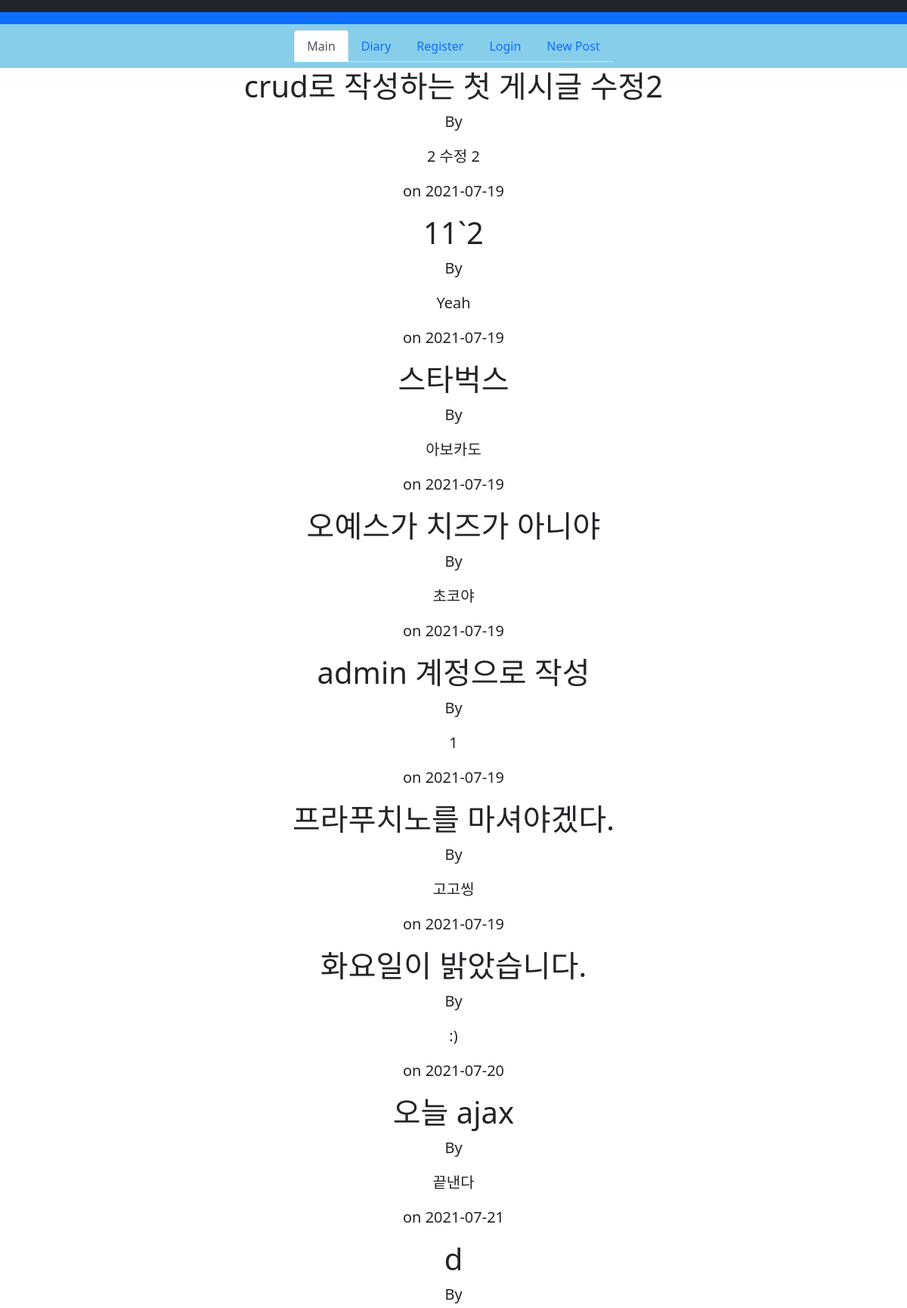
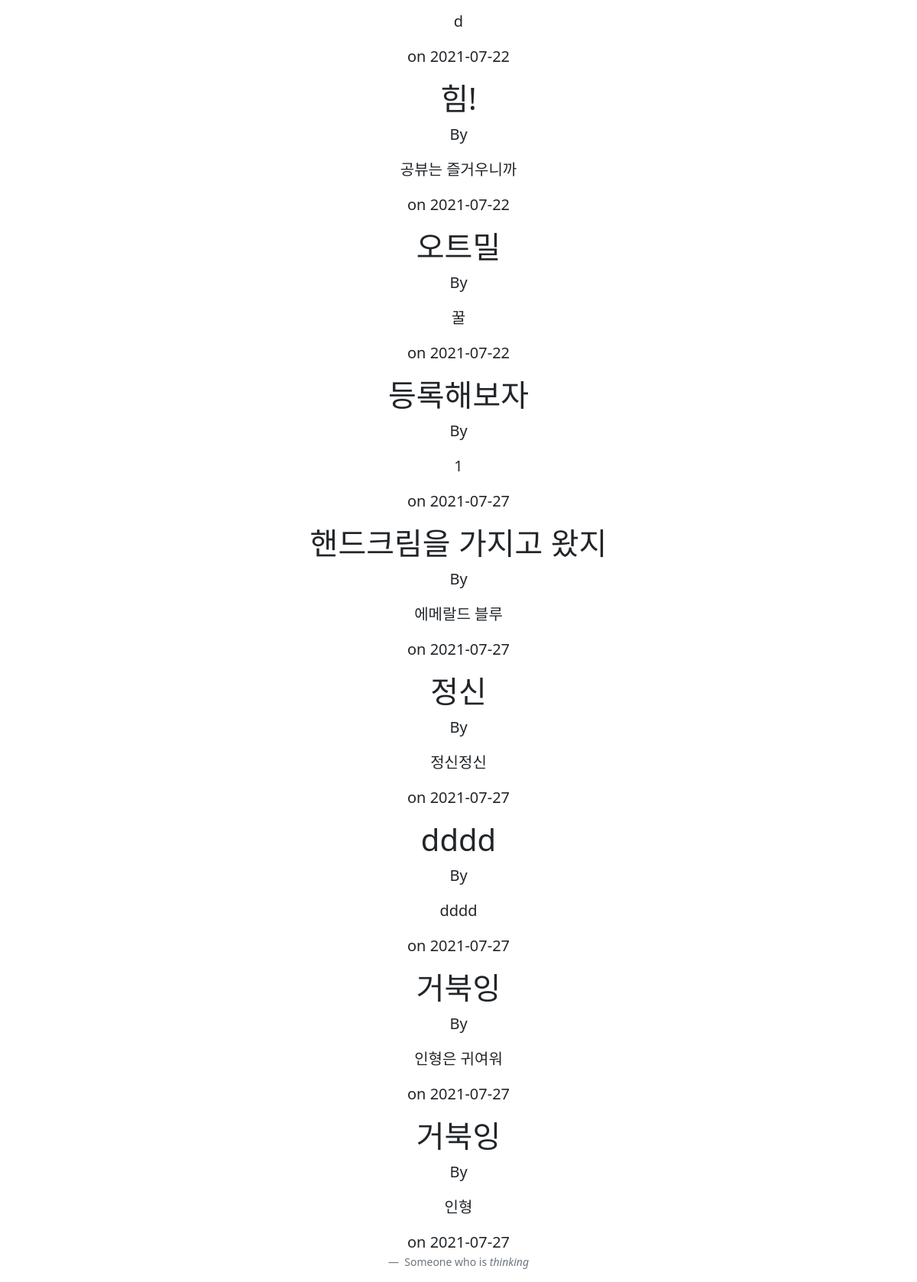
Screenshot of /diary-detail with the database file from the repository (2 pictures, top to bottom).
### flaskblog/models.py (models this page shows, shortened)
class Post(db.Model):
	id = db.Column(db.Integer, primary_key=True)
	title = db.Column(db.String(100), nullable = False)
	date_posted = db.Column(db.DateTime, nullable = False, default=datetime.utcnow())
	content = db.Column(db.Text, nullable=False)
	user_id = db.Column(db.Integer, db.ForeignKey('user.id'), nullable=False)

### flaskblog/routes.py (the view)
@app.route("/diary-detail")
def diaryDetail():
	posts = Post.query.all()
	return render_template('diary-detail.html', posts = posts)

### flaskblog/templates/diary-detail.html
{% extends "layout.html" %}
{% block content %}
    {% for post in posts %}
        <h1>{{ post.title }}</h1>
        <p> By {{ post.author.username}}</p>
        <p> {{ post.content }} </p>
        <p> on {{ post.date_posted.strftime('%Y-%m-%d') }} </p>
    {%  endfor%}
{% endblock content %}

### rows the page displays
Post: title "crud로 작성하는 첫 게시글 수정2", content "2 수정 2", date_posted "2021-07-19"
Post: title "11`2", content "Yeah", date_posted "2021-07-19"
Post: title "스타벅스", content "아보카도", date_posted "2021-07-19"
Post: title "오예스가 치즈가 아니야", content "초코야", date_posted "2021-07-19"
Post: title "admin 계정으로 작성", content "1", date_posted "2021-07-19"
Post: title "프라푸치노를 마셔야겠다.", content "고고씽", date_posted "2021-07-19"
Post: title "화요일이 밝았습니다.", content ":)", date_posted "2021-07-20"
Post: title "오늘 ajax", content "끝낸다", date_posted "2021-07-21"
Post: title "d", content "d", date_posted "2021-07-22"
Post: title "힘!", content "공뷰는 즐거우니까", date_posted "2021-07-22"
Post: title "오트밀", content "꿀", date_posted "2021-07-22"
Post: title "등록해보자", content "1", date_posted "2021-07-27"
Post: title "핸드크림을 가지고 왔지", content "에메랄드 블루", date_posted "2021-07-27"
Post: title "정신", content "정신정신", date_posted "2021-07-27"
Post: title "dddd", content "dddd", date_posted "2021-07-27"
Post: title "거북잉", content "인형은 귀여워", date_posted "2021-07-27"
Post: title "거북잉", content "인형", date_posted "2021-07-27"
